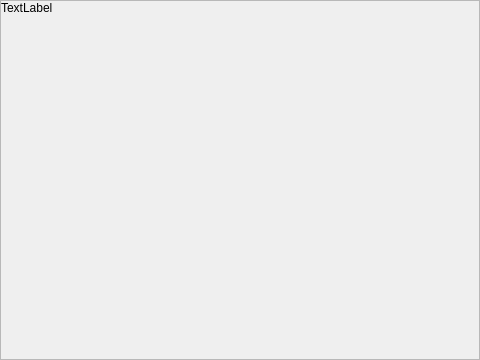
<?xml version="1.0" encoding="UTF-8"?>
<ui version="4.0">
 <class>Modal</class>
 <widget class="QWidget" name="Modal">
  <property name="geometry">
   <rect>
    <x>0</x>
    <y>0</y>
    <width>480</width>
    <height>360</height>
   </rect>
  </property>
  <property name="windowTitle">
   <string>Form</string>
  </property>
  <layout class="QVBoxLayout" name="verticalLayout">
   <property name="leftMargin">
    <number>0</number>
   </property>
   <property name="topMargin">
    <number>0</number>
   </property>
   <property name="rightMargin">
    <number>0</number>
   </property>
   <property name="bottomMargin">
    <number>0</number>
   </property>
   <item>
    <widget class="QScrollArea" name="scrollArea">
     <property name="lineWidth">
      <number>0</number>
     </property>
     <property name="widgetResizable">
      <bool>true</bool>
     </property>
     <widget class="QWidget" name="scrollAreaWidgetContents">
      <property name="geometry">
       <rect>
        <x>0</x>
        <y>0</y>
        <width>478</width>
        <height>358</height>
       </rect>
      </property>
      <layout class="QVBoxLayout" name="verticalLayout_2">
       <property name="leftMargin">
        <number>0</number>
       </property>
       <property name="topMargin">
        <number>0</number>
       </property>
       <property name="rightMargin">
        <number>0</number>
       </property>
       <property name="bottomMargin">
        <number>0</number>
       </property>
       <item>
        <widget class="QLabel" name="text">
         <property name="maximumSize">
          <size>
           <width>16777215</width>
           <height>16777215</height>
          </size>
         </property>
         <property name="lineWidth">
          <number>0</number>
         </property>
         <property name="text">
          <string>TextLabel</string>
         </property>
         <property name="textFormat">
          <enum>Qt::RichText</enum>
         </property>
         <property name="alignment">
          <set>Qt::AlignLeading|Qt::AlignLeft|Qt::AlignTop</set>
         </property>
         <property name="wordWrap">
          <bool>true</bool>
         </property>
         <property name="margin">
          <number>14</number>
         </property>
        </widget>
       </item>
      </layout>
     </widget>
    </widget>
   </item>
  </layout>
 </widget>
 <resources/>
 <connections/>
</ui>
